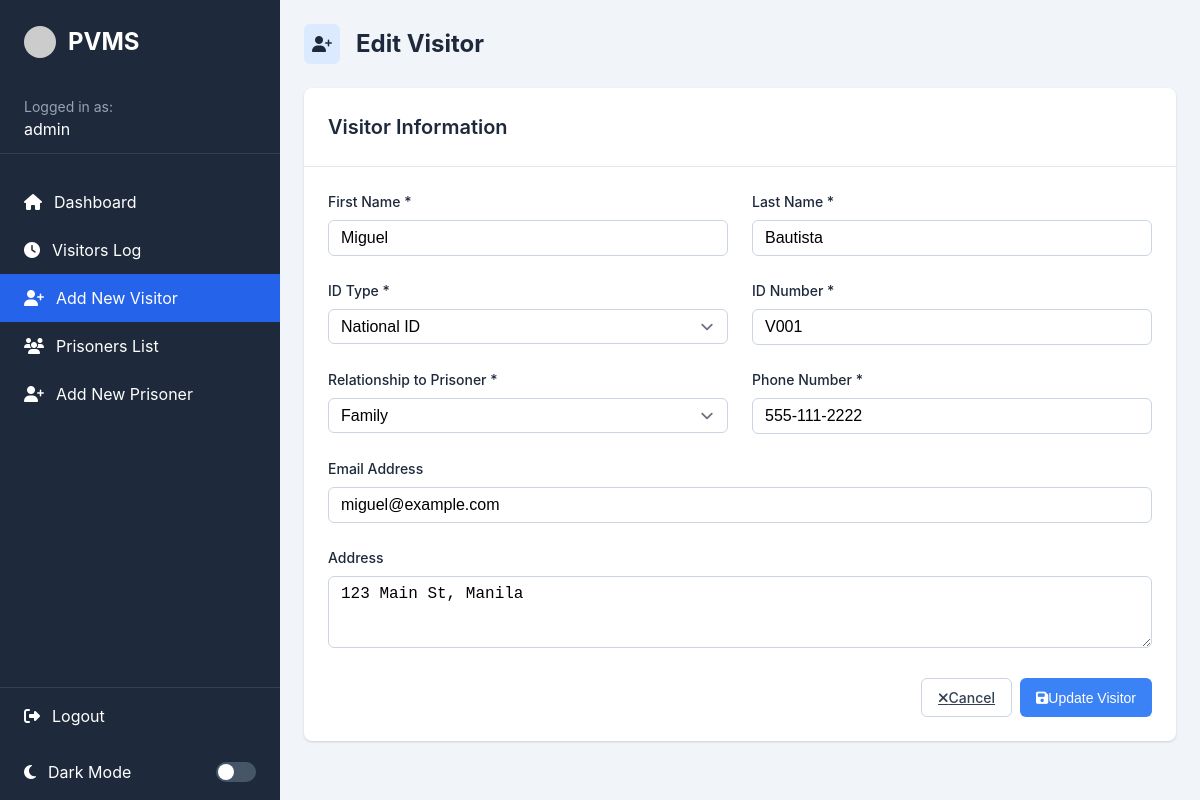
The page /add_visitor.php?edit=1 (signed in) on the database its author committed.
### tables this page shows
CREATE TABLE IF NOT EXISTS visitors (
    id INT AUTO_INCREMENT PRIMARY KEY,
    first_name VARCHAR(50) NOT NULL,
    last_name VARCHAR(50) NOT NULL,
    id_type ENUM('national', 'drivers', 'passport', 'other') NOT NULL,
    id_number VARCHAR(50) NOT NULL,
    relationship ENUM('family', 'spouse', 'legal', 'friend', 'other') NOT NULL,
    phone VARCHAR(20) NOT NULL,
    email VARCHAR(100) DEFAULT NULL,
    address TEXT DEFAULT NULL,
    created_at DATETIME NOT NULL,
    updated_at DATETIME DEFAULT NULL
);

### includes/functions.php (called while the page is built, shortened)
<?php
require_once 'config.php';
function getVisitorById($id) {
    global $pdo;
    $stmt = $pdo->prepare("SELECT * FROM visitors WHERE id = ?");
    $stmt->execute([$id]);
    return $stmt->fetch();
}
?>

### add_visitor.php (the view, shortened to what this page needs)
<?php
require_once 'includes/config.php';
require_once 'includes/functions.php';
$pageTitle = 'Add New Visitor';
$formAction = '';
$visitor = [
    'first_name' => '',
    'last_name' => '',
    'id_type' => 'national',
    'id_number' => '',
    'relationship' => 'family',
    'phone' => '',
    'email' => '',
    'address' => ''
];
if (isset($_GET['edit']) && is_numeric($_GET['edit'])) {
    $visitorId = $_GET['edit'];
    $existingVisitor = getVisitorById($visitorId);
    if ($existingVisitor) {
        $pageTitle = 'Edit Visitor';
        $formAction = '?edit=' . $visitorId;
        $visitor = $existingVisitor;
    }
}
require_once 'includes/header.php';
?>
<div class="page-header">
    <div class="page-header-icon bg-blue-100">
        <i class="fas fa-user-plus text-blue-600"></i>
    </div>
    <h1><?php echo $pageTitle; ?></h1>
</div>
<div class="max-w-4xl mx-auto">
    <div class="card">
        <div class="card-header">
            <h2 class="card-title">Visitor Information</h2>
        </div>
        <div class="card-content">
            <form method="POST" action="<?php echo $formAction; ?>" data-validate>
                <div class="form-grid">
                    <div class="form-group">
                        <label for="first_name" class="form-label">First Name *</label>
                        <input type="text" id="first_name" name="first_name" class="form-control" value="<?php echo htmlspecialchars($visitor['first_name']); ?>" required>
                    </div>
                    <div class="form-group">
                        <label for="last_name" class="form-label">Last Name *</label>
                        <input type="text" id="last_name" name="last_name" class="form-control" value="<?php echo htmlspecialchars($visitor['last_name']); ?>" required>
                    </div>
                </div>
                <div class="form-grid">
                    <div class="form-group">
                        <label for="id_type" class="form-label">ID Type *</label>
                        <select id="id_type" name="id_type" class="form-select" required>
                            <option value="national" <?php echo $visitor['id_type'] === 'national' ? 'selected' : ''; ?>>National ID</option>
                        </select>
                    </div>
                    <div class="form-group">
                        <label for="id_number" class="form-label">ID Number *</label>
                        <input type="text" id="id_number" name="id_number" class="form-control" value="<?php echo htmlspecialchars($visitor['id_number']); ?>" required>
                    </div>
                </div>
                <div class="form-grid">
                    <div class="form-group">
                        <label for="relationship" class="form-label">Relationship to Prisoner *</label>
                        <select id="relationship" name="relationship" class="form-select" required>
                            <option value="family" <?php echo $visitor['relationship'] === 'family' ? 'selected' : ''; ?>>Family</option>
                        </select>
                    </div>
                    <div class="form-group">
                        <label for="phone" class="form-label">Phone Number *</label>
                        <input type="text" id="phone" name="phone" class="form-control" value="<?php echo htmlspecialchars($visitor['phone']); ?>" required>
                    </div>
                </div>
                <div class="form-group">
                    <label for="email" class="form-label">Email Address</label>
                    <input type="email" id="email" name="email" class="form-control" value="<?php echo htmlspecialchars($visitor['email'] ?? ''); ?>">
                </div>
                <div class="form-group">
                    <label for="address" class="form-label">Address</label>
                    <textarea id="address" name="address" class="form-control" rows="3"><?php echo htmlspecialchars($visitor['address'] ?? ''); ?></textarea>
                </div>
                <div class="flex justify-end space-x-2 mt-6">
                    <a href="visitors.php" class="btn btn-outline">
                        <i class="fas fa-times mr-2"></i>
                        Cancel
                    </a>
                    <button type="submit" class="btn btn-primary">
                        <i class="fas fa-save mr-2"></i>
                        <?php echo isset($_GET['edit']) ? 'Update Visitor' : 'Save Visitor'; ?>
                    </button>
                </div>
            </form>
        </div>
    </div>
</div>
<?php require_once 'includes/footer.php'; ?>

### css/styles.css (style rules this page uses)
:root { --primary: #3b82f6; --primary-hover: #2563eb; --secondary: #64748b; --success: #10b981; --danger: #ef4444; --warning: #f59e0b; --info: #6366f1; --light: #f8fafc; --dark: #1e293b; --gray-100: #f1f5f9; --gray-200: #e2e8f0; --gray-300: #cbd5e1; --gray-400: #94a3b8; --gray-500: #64748b; --gray-600: #475569; --gray-700: #334155; --gray-800: #1e293b; --gray-900: #0f172a; }
* { margin: 0; padding: 0; box-sizing: border-box; }
body { font-family: "Inter", -apple-system, BlinkMacSystemFont, "Segoe UI", Roboto, Oxygen, Ubuntu, Cantarell, "Open Sans", "Helvetica Neue", sans-serif; background-color: var(--gray-100); color: var(--gray-800); line-height: 1.5; }
.page-header { display: flex; align-items: center; margin-bottom: 1.5rem; }
.page-header-icon { margin-right: 1rem; padding: 0.5rem; border-radius: 0.375rem; background-color: #dbeafe; }
.page-header h1 { font-size: 1.5rem; font-weight: 700; }
.card { background-color: white; border-radius: 0.5rem; box-shadow: 0 1px 3px 0 rgba(0, 0, 0, 0.1), 0 1px 2px 0 rgba(0, 0, 0, 0.06); overflow: hidden; }
.card-header { padding: 1.5rem; border-bottom: 1px solid var(--gray-200); }
.card-title { font-size: 1.25rem; font-weight: 600; }
.card-content { padding: 1.5rem; }
.form-group { margin-bottom: 1.5rem; }
.form-label { display: block; font-size: 0.875rem; font-weight: 500; margin-bottom: 0.5rem; }
.form-control { width: 100%; padding: 0.5rem 0.75rem; border: 1px solid var(--gray-300); border-radius: 0.375rem; background-color: white; font-size: 1rem; transition: border-color 0.2s; }
.form-select { width: 100%; padding: 0.5rem 2.5rem 0.5rem 0.75rem; border: 1px solid var(--gray-300); border-radius: 0.375rem; background-color: white; font-size: 1rem; appearance: none; background-position: right 0.5rem center; background-repeat: no-repeat; background-size: 1.5em 1.5em; }
.form-grid { display: grid; grid-template-columns: repeat(1, 1fr); gap: 1.5rem; }
@media (min-width: 768px) { .form-grid { grid-template-columns: repeat(2, 1fr); } }
.btn { display: inline-flex; align-items: center; justify-content: center; padding: 0.5rem 1rem; border-radius: 0.375rem; font-size: 0.875rem; font-weight: 500; cursor: pointer; transition: background-color 0.2s, color 0.2s, border-color 0.2s, box-shadow 0.2s; border: none; }
.btn-primary { background-color: var(--primary); color: white; }
.btn-outline { background-color: transparent; border: 1px solid var(--gray-300); color: var(--gray-700); }
.flex { display: flex; }
.justify-end { justify-content: flex-end; }
.space-x-2 > * + * { margin-left: 0.5rem; }

### rows shown on the page
visitors: first_name "Miguel", last_name "Bautista", id_type "National ID", id_number "V001", relationship "Family", phone "555-111-2222", email "miguel@example.com", address "123 Main St, Manila"

### other values the page prints
$_SESSION['username'] "admin"
$pageTitle "Edit Visitor"
